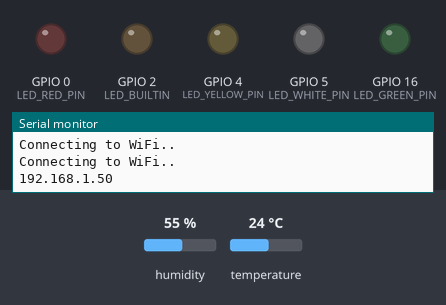
The program below on a simulated ESP32. Shown: output pins drawn as LEDs (lit = HIGH), the last lines printed to the serial monitor. Inputs (shaded band) come from the test bench; at power-on: temperature 24 °C, humidity 55 %. WiFi joins after 1.5 s; servers stay silent unless stated; network time is answered at once with the bench clock; the local clock reads 2024-03-15 10:24:30 at power-on unless the program sets it.

Above: at 3.2 s.
3.3 s: temperature set to 22.4 °C
8.5 s: temperature set to 21.5 °C
At 13.2 s:
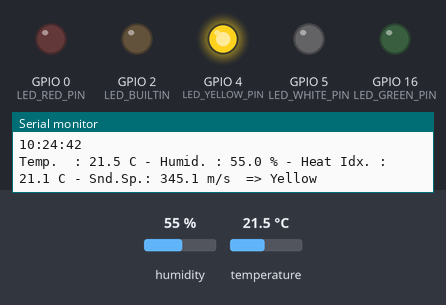
13.5 s: temperature set to 20.5 °C
At 18.2 s:
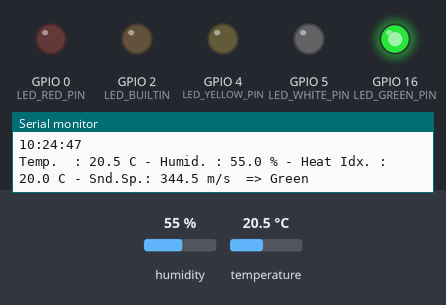
18.5 s: temperature set to 19.9 °C
23.2 s: temperature set to 18.7 °C
At 27.3 s:
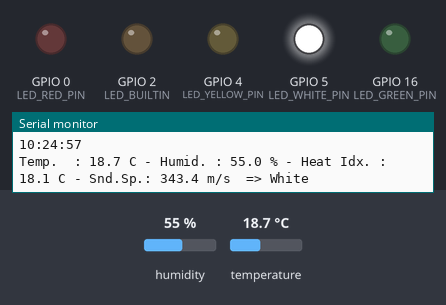
28.5 s: temperature set to 28 °C
At 32.3 s:
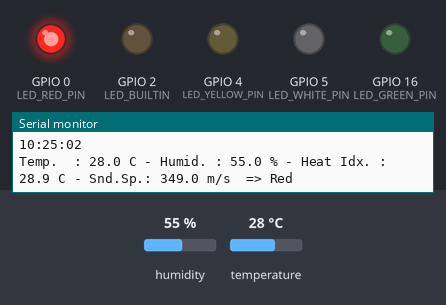
Timing chart, 0 to 33.8 s (numbered marks = the images above; inputs shaded):
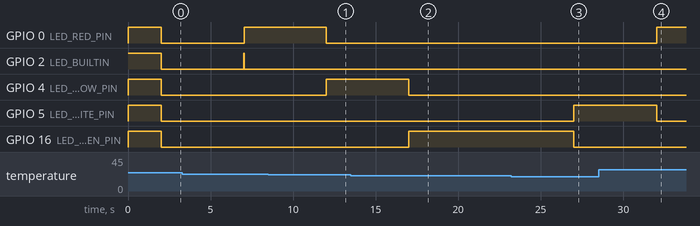

The program:

main.cpp
```cpp
#include <Arduino.h>
/*
 * Temperature and Humidity sensor on ESP32 with Async Web Server
 * inspired from https://randomnerdtutorials.com/esp32-dht11-dht22-temperature-humidity-web-server-arduino-ide/
 */
#include <WiFi.h>
#include <FS.h>                     // Required for ESP Async WebServer
#include "DHT.h"
#include <ESPAsyncWebServer.h>
#include <NTPClient.h>
#include <WiFiUdp.h>

#define LED_RED_PIN       0
#define LED_YELLOW_PIN    4
#define LED_GREEN_PIN     16
#define LED_WHITE_PIN     5

#define LED_ON            HIGH
#define LED_OFF           LOW

#define DHTPIN            23
#define DHTTYPE           DHT22
#define DHTMEASURETIME    5000

#define TEMP_RED          22.0        // Red LED above this temp.
#define TEMP_YELLOW       21.0        // Yellow LED above this temp.
#define TEMP_GREEN        19.5        // Green LED above / White LED under this temp.

// Temp./Humidity sensor object
DHT dhtSensor(DHTPIN, DHTTYPE);

float fTmp;               // Temperature (Celcius)
float fHum;               // Humidity (percent)
float fHtIdx;             // Heat Index (Celcius)
float fSndSpd;            // Sound Speed (m/s)

// WIFI and AsyncWebServer object
const char *pWifiSsid = "Livebox-BF53";
const char *pWifiPassword = "A1C9262676C5E4F9692079E703";

// Create AsyncWebServer object on port 80
AsyncWebServer oWebServer(80);

// Create UDP client for NTP
WiFiUDP ntpUDP;

// You can specify the time server pool and the offset (in seconds, can be
// changed later with setTimeOffset() ). Additionaly you can specify the
// update interval (in milliseconds, can be changed using setUpdateInterval() ).
NTPClient clientNTP(ntpUDP, "europe.pool.ntp.org", 3600, 60000);

unsigned long ulTime;     // current time (milliseconds)
unsigned long ulT0;       // last measurement time (milliseconds)


const char index_html[] PROGMEM = R"rawliteral(
<!DOCTYPE HTML><html>
<head>
  <meta name="viewport" content="width=device-width, initial-scale=1">
  <link rel="stylesheet" href="https://use.fontawesome.com/releases/v5.7.2/css/all.css" integrity="sha384-fnmOCqbTlWIlj8LyTjo7mOUStjsKC4pOpQbqyi7RrhN7udi9RwhKkMHpvLbHG9Sr" crossorigin="anonymous">
  <style>
    html {
     font-family: Arial;
     display: inline-block;
     margin: 0px auto;
     text-align: center;
    }
    h2 { font-size: 3.0rem; }
    p { font-size: 3.0rem; }
    .units { font-size: 1.2rem; }
    .dht-labels{
      font-size: 1.5rem;
      vertical-align:middle;
      padding-bottom: 15px;
    }
  </style>
</head>
<body>
  <h2>Y FAIT BEAU, Y FAIT CHAUD !</h2>
  <p>
    <span id="thetime">%THETIME%</span>
  </p>
  <p>
    <i class="fas fa-thermometer-half" style="color:#059e8a;"></i>
    <span class="dht-labels">Temp. : </span>
    <span id="temperature">%TEMPERATURE%</span>
    <sup class="units">&deg;C</sup>
  </p>
  <p>
    <i class="fas fa-tint" style="color:#00add6;"></i>
    <span class="dht-labels">Taux Humid. : </span>
    <span id="humidity">%HUMIDITY%</span>
    <sup class="units">%</sup>
  </p>
</body>
<script>
setInterval(function ( ) {
  var xhttp = new XMLHttpRequest();
  xhttp.onreadystatechange = function() {
    if (this.readyState == 4 && this.status == 200) {
      document.getElementById("thetime").innerHTML = this.responseText;
    }
  };
  xhttp.open("GET", "/thetime", true);
  xhttp.send();
}, 10000 ) ;

setInterval(function ( ) {
  var xhttp = new XMLHttpRequest();
  xhttp.onreadystatechange = function() {
    if (this.readyState == 4 && this.status == 200) {
      document.getElementById("temperature").innerHTML = this.responseText;
    }
  };
  xhttp.open("GET", "/temperature", true);
  xhttp.send();
}, 10000 ) ;

setInterval(function ( ) {
  var xhttp = new XMLHttpRequest();
  xhttp.onreadystatechange = function() {
    if (this.readyState == 4 && this.status == 200) {
      document.getElementById("humidity").innerHTML = this.responseText;
    }
  };
  xhttp.open("GET", "/humidity", true);
  xhttp.send();
}, 10000 ) ;
</script>
</html>)rawliteral";

// Function prototypes
String processOutput(const String& var);
String outputTemperature();
String outputHumidity();
String outputTime();


void setup()
{
  pinMode(LED_BUILTIN, OUTPUT);
  Serial.begin(115200);

  pinMode(LED_RED_PIN, OUTPUT);
  pinMode(LED_YELLOW_PIN, OUTPUT);
  pinMode(LED_GREEN_PIN, OUTPUT);
  pinMode(LED_WHITE_PIN, OUTPUT);

  dhtSensor.begin();

  digitalWrite(LED_BUILTIN, LED_ON);

  digitalWrite(LED_RED_PIN, LED_ON);
  digitalWrite(LED_YELLOW_PIN, LED_ON);
  digitalWrite(LED_GREEN_PIN, LED_ON);
  digitalWrite(LED_WHITE_PIN, LED_ON);

  // Connect to Wi-Fi
  WiFi.mode(WIFI_STA);
  WiFi.begin(pWifiSsid, pWifiPassword);
  while (WiFi.status() != WL_CONNECTED) {
    delay(1000);
    Serial.println("Connecting to WiFi..");
  }

  // Print ESP32 Local IP Address
  Serial.println(WiFi.localIP());

  // Initialize NTP client
  clientNTP.begin();

  // Route for root / web page
  oWebServer.on("/", HTTP_GET, [](AsyncWebServerRequest *request){
    request->send_P(200, "text/html", index_html, processOutput);
  });
  oWebServer.on("/temperature", HTTP_GET, [](AsyncWebServerRequest *request){
    request->send_P(200, "text/plain", outputTemperature().c_str());
  });
  oWebServer.on("/humidity", HTTP_GET, [](AsyncWebServerRequest *request){
    request->send_P(200, "text/plain", outputHumidity().c_str());
  });
  oWebServer.on("/thetime", HTTP_GET, [](AsyncWebServerRequest *request){
    request->send_P(200, "text/plain", outputTime().c_str());
  });

  // Start server
  oWebServer.begin();

  digitalWrite(LED_BUILTIN, LED_OFF);

  digitalWrite(LED_RED_PIN, LED_OFF);
  digitalWrite(LED_YELLOW_PIN, LED_OFF);
  digitalWrite(LED_GREEN_PIN, LED_OFF);
  digitalWrite(LED_WHITE_PIN, LED_OFF);

  ulT0 = millis();
} // void setup()
//-------------------------------------

void loop()
{
  ulTime = millis();

  if (ulTime - ulT0 > DHTMEASURETIME)       // Take a measurement every DHTMEASURETIME milliseconds
  {
    // Serial.println();
    digitalWrite(LED_BUILTIN, LED_ON);
    clientNTP.update();
    Serial.println(clientNTP.getFormattedTime());

    // Get readings from sensor
    fTmp = dhtSensor.readTemperature(false);
    fHum = dhtSensor.readHumidity();
    // Get Heat Index
    fHtIdx = dhtSensor.computeHeatIndex(fTmp, fHum, false);
    // Calculate the Speed of Sound in m/s
    fSndSpd = 331.4 + (0.606 * fTmp) + (0.0124 * fHum);

    ulT0 = ulTime;

    Serial.print("Temp.  : "); Serial.print(fTmp, 1); Serial.print(" C");
    Serial.print(" - Humid. : " ); Serial.print(fHum, 1); Serial.print(" %");
    Serial.print(" - Heat Idx. : " ); Serial.print(fHtIdx, 1); Serial.print(" C");
    Serial.print( " - Snd.Sp.: " ); Serial.print(fSndSpd, 1); Serial.print( " m/s " );
    // Serial.println();

    if (fTmp >= TEMP_RED) {
      Serial.println(" => Red");
      digitalWrite(LED_RED_PIN, LED_ON);
      digitalWrite(LED_YELLOW_PIN, LED_OFF);
      digitalWrite(LED_GREEN_PIN, LED_OFF);
      digitalWrite(LED_WHITE_PIN, LED_OFF);
    }
    else if (fTmp >= TEMP_YELLOW) {
      Serial.println(" => Yellow");
      digitalWrite(LED_RED_PIN, LED_OFF);
      digitalWrite(LED_YELLOW_PIN, LED_ON);
      digitalWrite(LED_GREEN_PIN, LED_OFF);
      digitalWrite(LED_WHITE_PIN, LED_OFF);
    }
    else if (fTmp >= TEMP_GREEN) {
      Serial.println(" => Green");
      digitalWrite(LED_RED_PIN, LED_OFF);
      digitalWrite(LED_YELLOW_PIN, LED_OFF);
      digitalWrite(LED_GREEN_PIN, LED_ON);
      digitalWrite(LED_WHITE_PIN, LED_OFF);
    }
    else if (!isnan(fTmp)) {
      Serial.println(" => White");
      digitalWrite(LED_RED_PIN, LED_OFF);
      digitalWrite(LED_YELLOW_PIN, LED_OFF);
      digitalWrite(LED_GREEN_PIN, LED_OFF);
      digitalWrite(LED_WHITE_PIN, LED_ON);
    }

    digitalWrite(LED_BUILTIN, LED_OFF);
  } // if (ulTime - ulT0 > DHTMEASURETIME)

  delayMicroseconds(100);
  // Serial.print(".");
} // void loop()
//-------------------------------------

// Replaces placeholder with DHT values
String processOutput(const String& var)
{
  //Serial.println(var);
  if(var == "TEMPERATURE"){
    return outputTemperature();
  }
  else if(var == "HUMIDITY"){
    return outputHumidity();
  }
  else if(var == "THETIME"){
    return outputTime();
  }
  return String();
} // String processOutput(const String& var)
//-------------------------------------

String outputTemperature()
{
  // Check if any reads failed and exit early (to try again).
  if (isnan(fTmp)) {
    Serial.println("Failed to get Temperature from DHT sensor!");
    return "--";
  }
  else {
    // Serial.println(fTmp, 1);
    return String(fTmp);
  }
} // String outputTemperature()
//-------------------------------------

String outputHumidity()
{
  // Sensor readings may also be up to 2 seconds 'old' (its a very slow sensor)
  if (isnan(fHum)) {
    Serial.println("Failed to get Humidity from DHT sensor!");
    return "--";
  }
  else {
    // Serial.println(fHum, 1);
    return String(fHum);
  }
} // String outputHumidity()
//-------------------------------------

String outputTime()
{
  return String(clientNTP.getFormattedTime());
} // String outputTime()
//-------------------------------------
```

Measured:
- the behaviour switches between 22 and 21.9 °C on temperature (found by bisection; images 0 and 1)
- the behaviour switches between 21 and 20.9 °C on temperature (found by bisection; images 1 and 2)
- the behaviour switches between 19.5 and 19.4 °C on temperature (found by bisection; images 2 and 3)
- after the input at 8.5 s, GPIO 0 (LED_RED_PIN): HIGH → LOW after 3.5 s; GPIO 4 (LED_YELLOW_PIN): LOW → HIGH after 3.5 s
- after the input at 13.5 s, GPIO 4 (LED_YELLOW_PIN): HIGH → LOW after 3.5 s; GPIO 16 (LED_GREEN_PIN): LOW → HIGH after 3.5 s
- after the input at 23.2 s, GPIO 5 (LED_WHITE_PIN): LOW → HIGH after 3.8 s; GPIO 16 (LED_GREEN_PIN): HIGH → LOW after 3.8 s
- after the input at 28.5 s, GPIO 0 (LED_RED_PIN): LOW → HIGH after 3.5 s; GPIO 5 (LED_WHITE_PIN): HIGH → LOW after 3.5 s
